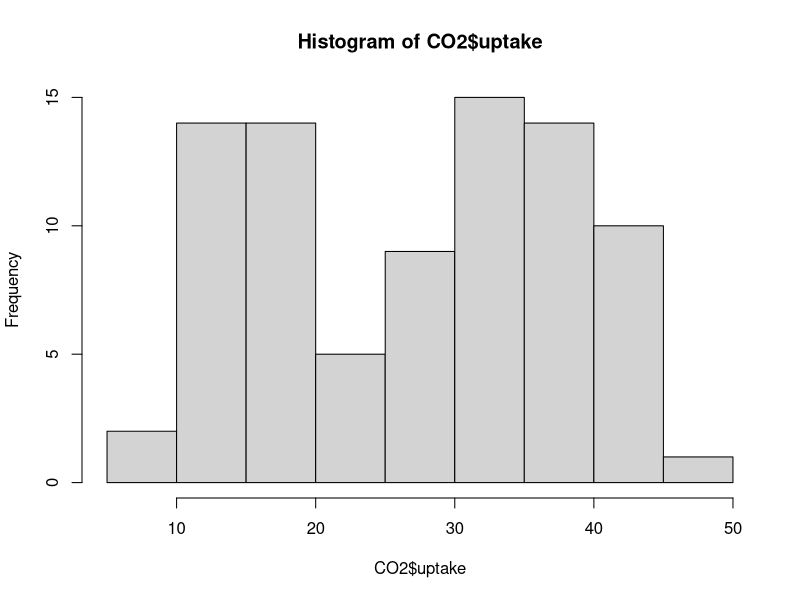
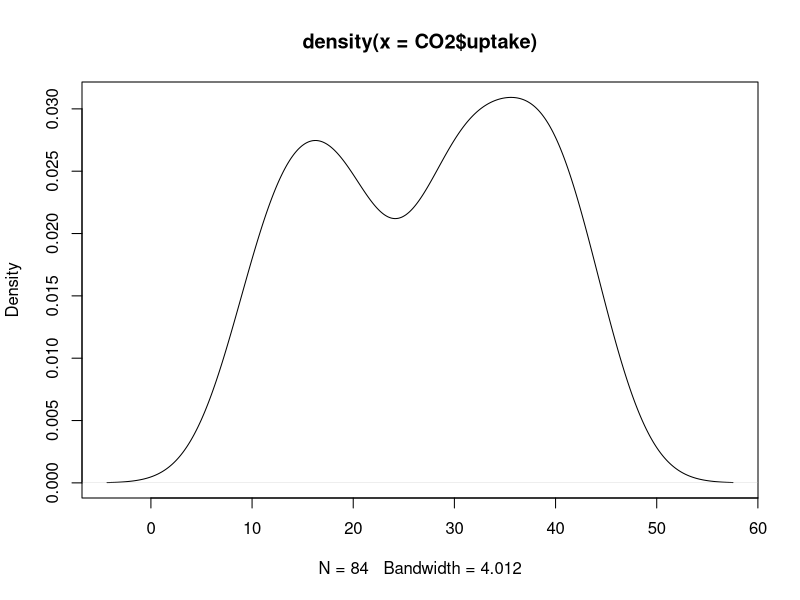
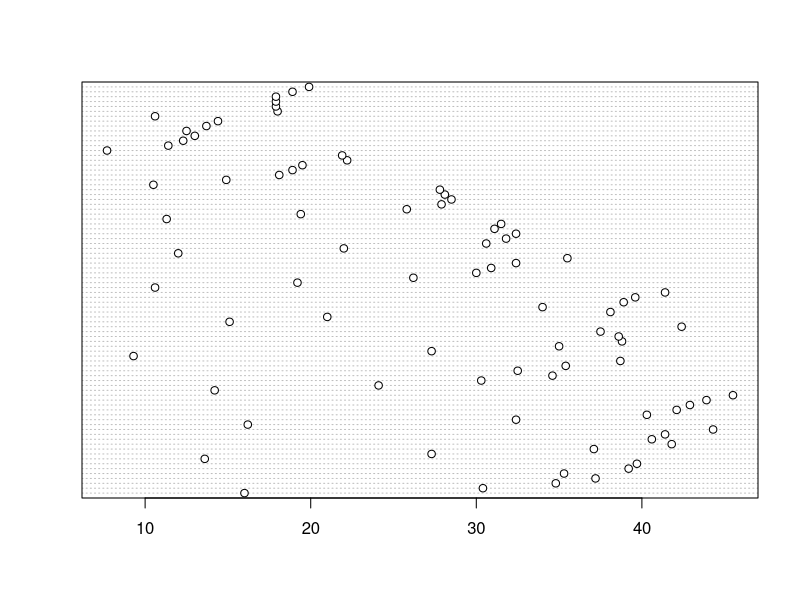
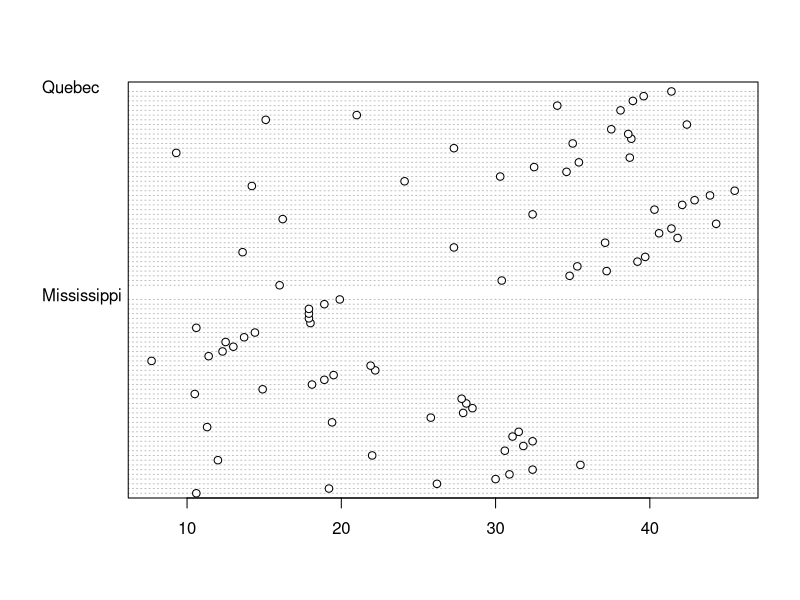
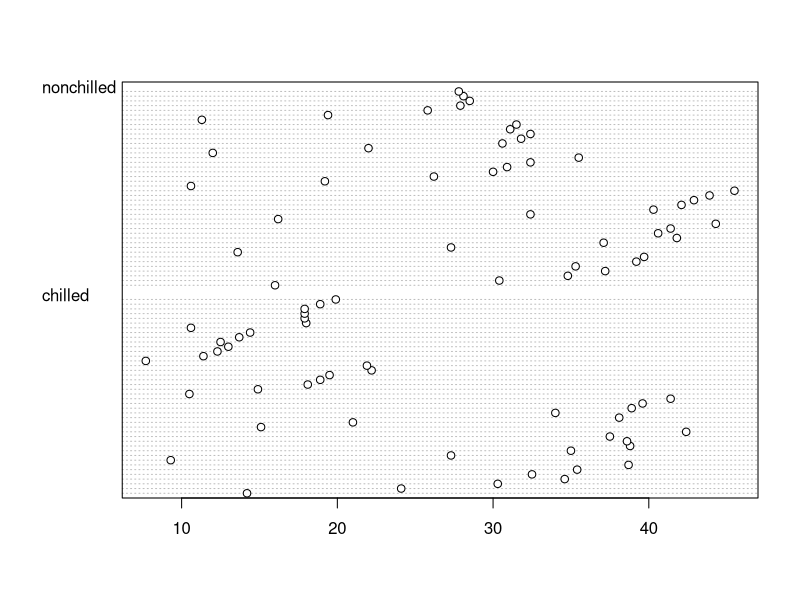
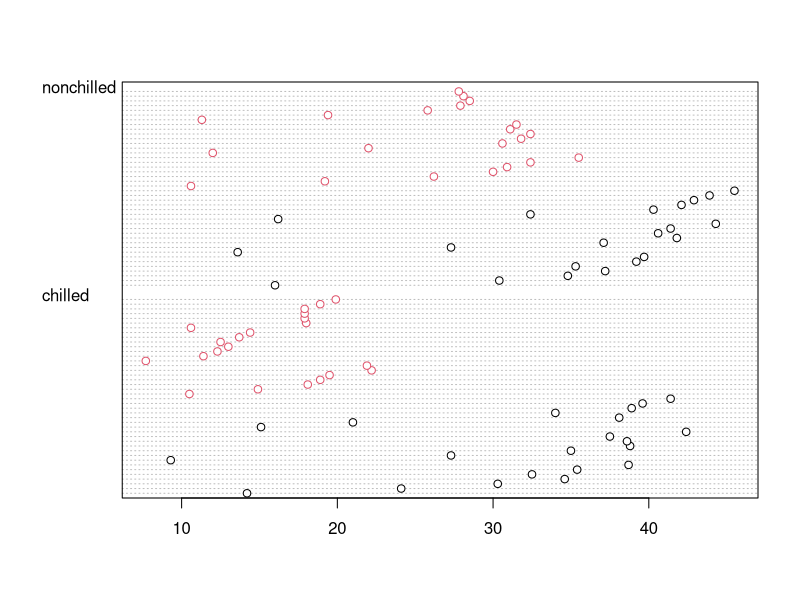
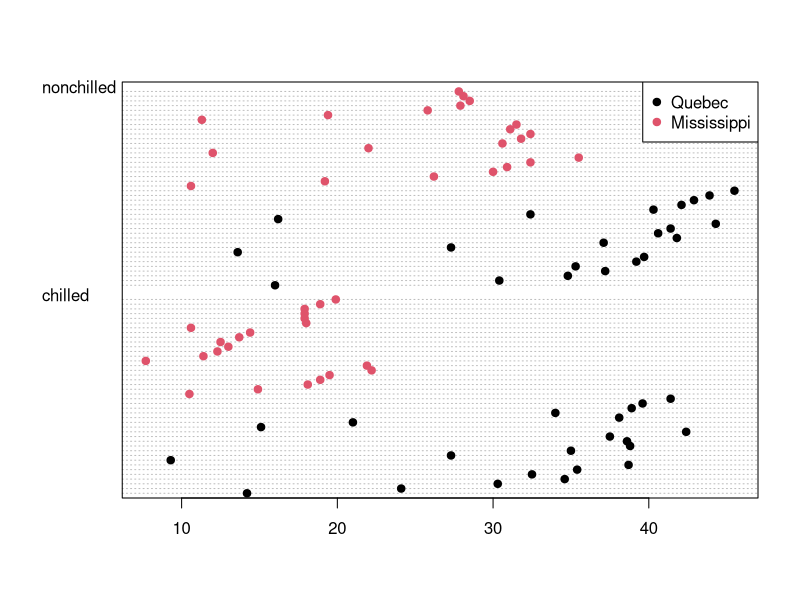
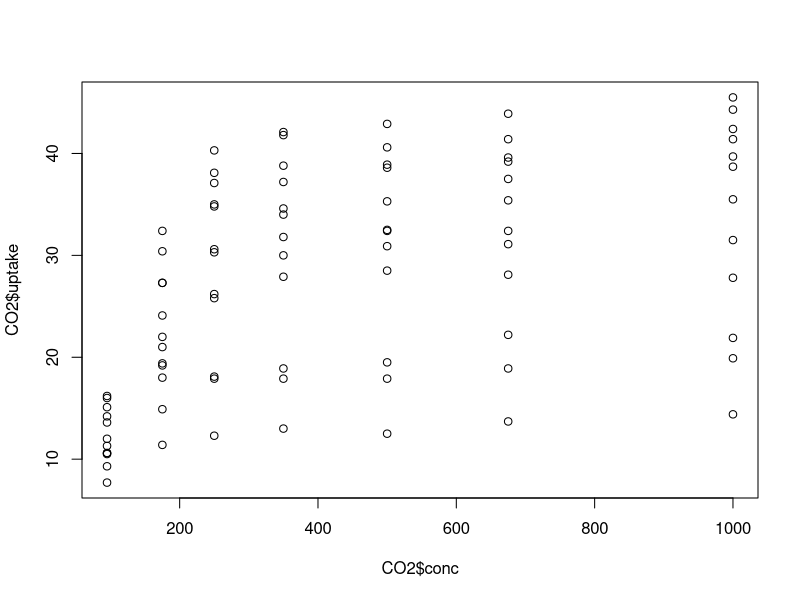

The R script that drew these images, in order:
## ---- chunk 1
knitr::opts_chunk$set(echo = TRUE)
## ---- chunk 2
?CO2
CO2 <- datasets::CO2
## ---- chunk 3
head(CO2)
## ---- chunk 4
str(CO2)

## ---- chunk 5
?hist
## ---- chunk 6

hist(CO2$uptake)

## ---- chunk 7
?density # Combine with plot() to vizualize; i.e. plot(density(x))
## ---- chunk 8

density(CO2$uptake)

plot(density(CO2$uptake))

## ---- chunk 9

?dotchart
## ---- chunk 10
dotchart(CO2$uptake)

## ---- chunk 11

# separate out data by plant origin
dotchart(CO2$uptake, groups = CO2$Type) 

# And do the same for the different treatments (chilled vs. non-chilled)
dotchart(CO2$uptake, groups = CO2$Treatment) 

## ---- chunk 12

dotchart(CO2$uptake, groups = CO2$Treatment, col = CO2$Type) 


## ---- chunk 13

# Set the marker type so it is the same in the plot and in the legend. 
dotchart(CO2$uptake, 
         groups = CO2$Treatment, 
         col = CO2$Type,
         pch = 19)  

legend(x = "topright",
       # Using levels() here pulls out the unique factor levels for your
       # legend text, in the same order that it gets colored above.
       legend = levels(CO2$Type), 
       # For coloring the marker, you want a series of numbers that 
       # are the same length as the items in the legend. 
       # This pulls out that number of colors from the current palette 
       # you have set in R (more on this later)
       col = 1:length(CO2$Type), 
       pch = 19)

## ---- chunk 14
plot(x = CO2$conc, 
     y = CO2$uptake)

# an alternative way of writing the above is:

plot(formula = uptake ~ conc, 
     data = CO2)


## ---- chunk 15

plot(x = CO2$Treatment, 
     y = CO2$uptake) 
## ---- chunk 16
?boxplot
boxplot(formula = uptake ~ Treatment, 
        data = CO2)



## ---- chunk 17
class(CO2$conc)
class(CO2$uptake)

plot(x = CO2$conc, y = CO2$uptake)
## ---- chunk 18

(uptakeMeans <- aggregate(uptake ~ conc, data = CO2, FUN = mean))
names(uptakeMeans) <- c("conc", "mean")

## ---- chunk 19

plot(mean ~ conc, 
     data = uptakeMeans,
     # set the pch to a solid dot to differentiation the mean from the 
     # rest of the data
     pch = 19, 
     # Change the y limits to accomodate the total data spread.
     ylim = c(min(CO2$uptake), max(CO2$uptake))) 
     
points(CO2$uptake ~ CO2$conc, col = "grey")
## ---- chunk 20

plot(mean ~ conc, 
     data = uptakeMeans,
     pch = 19,
     ylim = c(min(CO2$uptake), max(CO2$uptake))) 
     
points(CO2$uptake ~ CO2$conc, col = "grey")

lines(mean ~ conc, 
      data = uptakeMeans)


## ---- chunk 21

# First, let's get the sds, aggregated by concentration. 
(uptakeSD <- aggregate(uptake ~ conc, data = CO2, FUN = sd))
names(uptakeSD) <- c("conc", "sd")

plot(mean ~ conc, 
     data = uptakeMeans,
     ylim = c(0, 45)) 
# we again expanded the default Y-axis limits to accomodate the sd bars. 
# I chose these values throuh quivk plotting trial and error, 
# but you could also add/substract the sd from the min and max uptake values 
# to know where your bounds should be at minimum. 

# like lines() and points(), arrows() adds arrows to an already existing plot.
# It literally plots arrows, but we set the length of the arrowheads to be 0 for 
# a clean bar without caps.  You could add the arguments (angle = 90, length = XX, code = 3) 
# to draw more typical error bar caps of a given length instead. 

arrows(x0 = uptakeMeans$conc, 
       y0 = uptakeMeans$mean - uptakeSD$sd,
       y1 = uptakeMeans$mean + uptakeSD$sd,
       length = 0)

# x0, x1 and y0, y1 are where you draw the start (0) and end (1) of the bars. 
# x1 and y1 default to x0 and y0 unless you specify otherwise.  
# Note, you cannot specify only x0, and y0, as then you will be drawing points.  

## ---- chunk 22
plot(mean ~ conc, 
     data = uptakeMeans,
     ylim = c(0, 45), 
     type = "b")
arrows(x0 = uptakeMeans$conc, 
       y0 = uptakeMeans$mean - uptakeSD$sd,
       y1 = uptakeMeans$mean + uptakeSD$sd,
       angle = 90,
       code = 3,
       length = 0.1) 


## ---- chunk 23
plot(x = CO2$conc, y = CO2$uptake, 
     xlab = 'CO2 Conc. uL/L', 
     ylab = 'CO2 Uptake (umol/m^2 sec)', 
     main = 'CO2 Uptake Under Ambient CO2 Conc.')
## ---- chunk 24
?par
par(mar = c(5, 4, 4, 2) + 1, 
    cex.lab = 1.5, 
    pch = 19)
plot(x = CO2$conc, y = CO2$uptake, 
     xlab = expression(paste(CO[2] ," conc. uL/L")), 
     ylab = expression(paste(CO[2], " uptake umol/", m^2 ," sec")), 
     main = expression(paste(CO[2], " uptake Under Ambient ", CO[2], " Conc.")))

## ---- chunk 25
levels(CO2$Treatment)
## ---- chunk 26

boxplot(uptake ~ Treatment, data = CO2, notch = TRUE) 
# including notch = TRUE provides evidence that the  medians differ if the notches do not overlap

## ---- chunk 27
plot(density(CO2[CO2$Treatment == "nonchilled", "uptake"]), 
     col = "red", 
     type = "l", 
     main = "CO2 uptake by treatment",
     lty = 1)

lines(density(CO2[CO2$Treatment == "chilled", "uptake"]), 
      col = "blue",
      lty = 2)

legend(x = "topright",
       legend = c("nonchilled", "chilled"),
       col = c("red", "blue"),
       lty = c(1,2),
       title = "Treatment")

## ---- chunk 28

par(mar = c(5, 4, 4, 2) + 1, 
    cex.lab = 1.5, 
    pch = 19,
    xpd = TRUE) # xpd set to TRUE allows us to plot the legend following outside of the plot box

palette(c("red", "blue")) 
# # R has a default palette, which is the colors that automatically get pulled, 
# but you can change this yourself with palette()

plot(x = CO2$conc, y = CO2$uptake, 
     ylim = c(0, 50),
     xlab = expression(paste(CO[2] ," concentration uL/L")), 
     ylab = expression(paste(CO[2], " uptake umol/", m^2 ,"sec")), 
     main = expression(paste(CO[2], " uptake Under Ambient CO2 Concentration Gradient")), 
     col = CO2$Treatment)
legend(x = 300,
       y = -15,
       legend = levels(CO2$Treatment),
       col = 1:2,
       pch = 19,
       bty = "n",
       horiz = T)

palette(c("green", "grey"))
plot(x = CO2$conc, y = CO2$uptake, 
     ylim = c(0, 50),
     xlab = expression(paste(CO[2] ," concentration uL/L")), 
     ylab = expression(paste(CO[2], " uptake umol/", m^2 ,"sec")), 
     main = expression(paste(CO[2], " uptake Under Ambient CO2 Concentration Gradient")), 
     col = CO2$Type)
legend(x = 300,
       y = -15,
       legend = levels(CO2$Type),
       col = 1:2,
       pch = 19,
       bty = "n",
       horiz = T)

## ---- chunk 29

boxplot(uptake ~ Treatment, data = CO2[CO2$Type == "Quebec",], main = "Quebec")
boxplot(uptake ~ Treatment, data = CO2[CO2$Type == "Mississippi",], main = "MS")


## ---- chunk 30

boxplot(uptake ~ Type, data = CO2[CO2$Treatment == "chilled",], main = "Chilled")
boxplot(uptake ~ Type, data = CO2[CO2$Treatment == "nonchilled",], main = "Not chilled")


## ---- chunk 31

iris <- iris



## ---- chunk 32

?iris


## ---- chunk 33

head(iris)
str(iris)


## ---- chunk 34
    
    dotchart(iris$Petal.Length)
    dotchart(iris$Petal.Length, groups = iris$Species)
    
## ---- chunk 35

# boxplots, which show the distribution of petal length by species
plot(Petal.Length ~ Species, data = iris, main = "Iris petal length by species") 
# It pulled the column names for the axis labels, but you could change this using
# ylab and xlab

## ---- chunk 36


# Separate the data by species first
iris.setosa <- iris[iris$Species == "setosa",]
iris.vers <- iris[iris$Species == "versicolor",]
iris.virg <- iris[iris$Species == "virginica",]



## Transparent colors
## Mark Gardener 2015
## www.dataanalytics.org.uk
  t_col <- function(color, percent = 50, name = NULL) {
    rgb.val <- col2rgb(color)
    t.col <- rgb(rgb.val[1], rgb.val[2], rgb.val[3],
               max = 255,
               alpha = (100-percent)*255/100,
               names = name)
    invisible(t.col)
    }
## end function
  
  # Using tcol() to create transparent red and blue colors:
  
  tr.red <- t_col(color = "red")
  tr.blue<- t_col(color = "blue")


hist(iris.setosa$Petal.Length,
     xlim = c(min(iris$Petal.Length), max(iris$Petal.Length)),
     ylim = c(0,20),
     main = "Density of petal length by species",
     col = "black")

hist(iris.vers$Petal.Length, add = T, col = tr.red)

hist(iris.virg$Petal.Length, add = T, col = tr.blue)

legend(x = "topleft",
       legend = c("Setosa",
                  "Versicolor",
                 "Virginica"),
       fill = c("black", tr.blue, tr.red))

# Note that I don't need quotation marks
# around the transparent colors because the tcol() 
# function created the
# colors as objects in our workspace

## ---- chunk 37

plot(density(iris.setosa$Petal.Length), lty = 1, 
     main = "Density of petal length by species",
     xlim = c(min(iris$Petal.Length), max(iris$Petal.Length)))

lines(density(iris.vers$Petal.Length), lty = 3, col = "blue")

lines(density(iris.virg$Petal.Length), lty = 4, col = "red")

legend(x = "topright", 
       legend = c("Setosa",
                  "Versicolor",
                 "Virginica"),
       lty = c(1,3,4),
       col = c("black", "blue", "red"))

## ---- chunk 38
    
    plot(Petal.Length ~ Sepal.Length, 
         data = iris, 
         main = "Petal length by sepal length",
         ylab = "Petal length (cm)",
         xlab = "Sepal length (cm)")
    
    
## ---- chunk 39
    
palette(c("black", tr.red, tr.blue))
    
plot(Petal.Length ~ Sepal.Length, 
         data = iris, 
         main = "Petal length by sepal length",
         ylab = "Petal length (cm)",
         xlab = "Sepal length (cm)",
         col = iris$Species,
         pch = 19)
    legend(x = "topleft", 
           legend = levels(iris$Species),
           pch = 19,
           col = 1:3)
    
    
## ---- chunk 40

mean.sepal <- aggregate(Sepal.Length ~ Species, data = iris, FUN = mean)
sd.sepal <- aggregate(Sepal.Length ~ Species, data = iris, FUN = sd)

plot(x = 1:3,  # instead of plotting species, I just plot 1:3 so x plots a scatterplot instead of a boxplot
     y = mean.sepal$Sepal.Length,
     xlim = c(0.5, 3.5), # lims based on trial and error for what amount of whitespace looks good
     ylim = c(4.5, 7.5),
     xaxt = "n", 
     main = "Avg. sepal length by species",
     ylab = "Avg. sepal length (cm. +/- SD)",
     xlab = "Species")
axis(side = 1,
     at = 1:3,
     labels = mean.sepal$Species)
arrows(x0 = 1:3, 
       y0 = c(mean.sepal$Sepal.Length - sd.sepal$Sepal.Length),
       y1 = c(mean.sepal$Sepal.Length + sd.sepal$Sepal.Length),
       length = 0.1, 
       code = 3,
       angle = 90)


